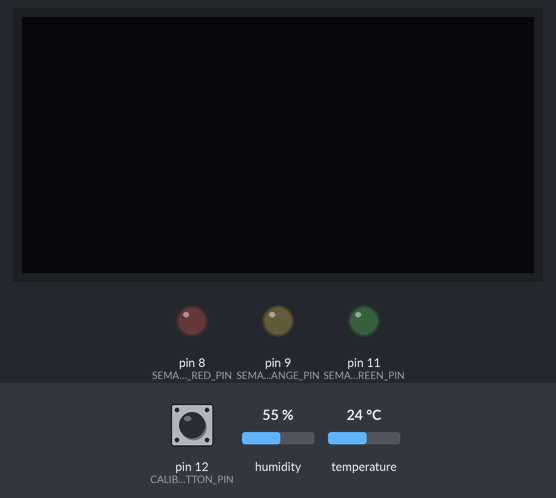
The sketch below on a simulated Arduino Uno, built with avr-gcc and run on an emulated ATmega328P. Parts: 128×64 one-colour display, output pins drawn as LEDs (lit = HIGH). Inputs (shaded band) come from the test bench; at power-on: humidity 55 %, temperature 24 °C, pin 12 (CALIBRATION_BUTTON_PIN) HIGH.

Above: at 1.3 s.
1.4 s: humidity set to 22 %
At 2.7 s:
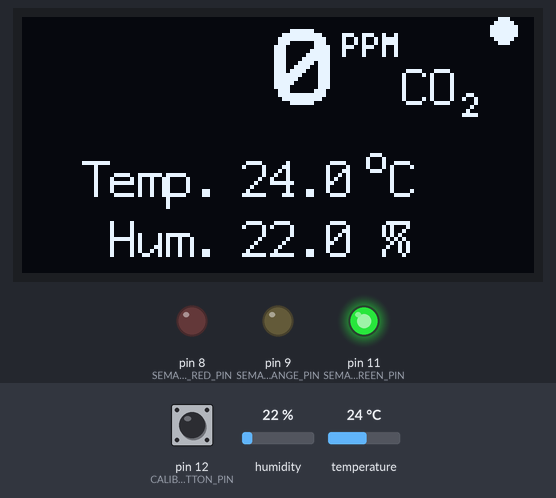
11.0 s: temperature set to 12 °C
At 13.9 s:
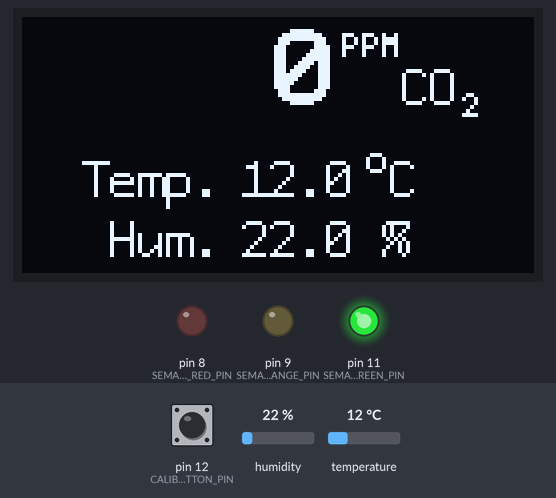
19.0 s: humidity set to 40 %
At 22.7 s:
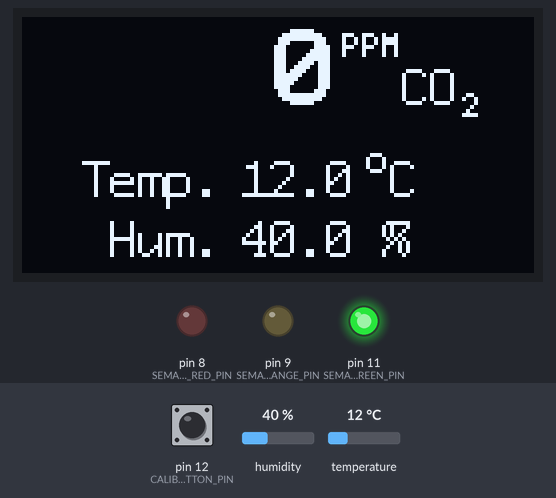
26.7 s: temperature set to 19 °C
At 29.5 s:
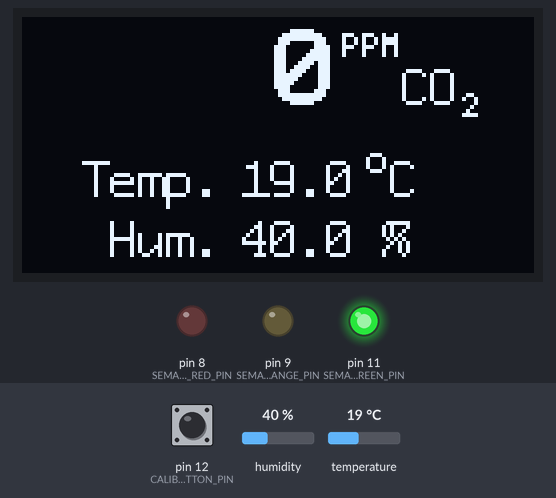
Timing chart, 0 to 31.0 s (numbered marks = the images above; inputs shaded):
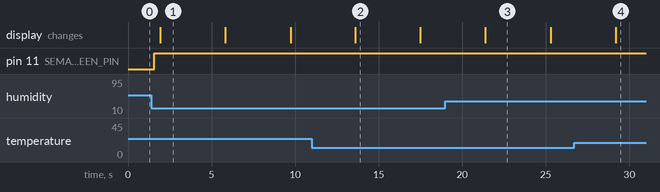

The sketch:

co2box.ino
```cpp
#include <Arduino.h>
#include <U8g2lib.h>
#include <SoftwareSerial.h>
#include "DHT.h"
#ifdef U8X8_HAVE_HW_SPI
#include <SPI.h>
#endif
#ifdef U8X8_HAVE_HW_I2C
#include <Wire.h>
#endif

// CO2 sensor
const int CO2_SENSOR_RX_PIN = 3;
const int CO2_SENSOR_TX_PIN = 2;
const int CALIBRATION_BUTTON_PIN = 12;

byte bufferCO2[9];
int co2ppm;
char co2ppmAsChar[5];

const byte SetResolutionTo2000PPM[] = {0xFF, 0x01, 0x99, 0x00, 0x00, 0x00, 0x07, 0xD0, 0x8F};
const byte SetResolutionTo10000PPM[] = {0xFF, 0x01, 0x99, 0x00, 0x00, 0x00, 0x27, 0x10, 0x2F};
const byte selfCalibrationZeroPointON[] = {0xFF, 0x01, 0x79, 0xA0, 0x00, 0x00, 0x00, 0x00, 0xE6};
const byte selfCalibrationZeroPointOFF[] = {0xFF, 0x01, 0x79, 0x00, 0x00, 0x00, 0x00, 0x00, 0x86};
const byte startZeroPointCalibration[] = {0xFF, 0x01, 0x87, 0x00, 0x00, 0x00, 0x00, 0x00, 0x78};
const byte readCO2[] = {0xFF, 0x01, 0x86, 0x00, 0x00, 0x00, 0x00, 0x00, 0x79};

SoftwareSerial CO2Sensor(CO2_SENSOR_RX_PIN, CO2_SENSOR_TX_PIN);

// DHT sensor
const int DHT_PIN = 5;
const int DHT_TYPE = DHT22;

DHT dht(DHT_PIN, DHT_TYPE);

float temperature;
float humidity;
char temperatureAsChar[5];
char humidityAsChar[5];

// Semaphore
const int SEMAPHORE_RED_PIN = 8;
const int SEMAPHORE_ORANGE_PIN = 9;
const int SEMAPHORE_GREEN_PIN = 11;

const int CO2_LIMIT_ORANGE = 600;
const int CO2_LIMIT_RED = 800;

// OLED
boolean toggleOLEDMarker = false;

U8G2_SH1106_128X64_NONAME_1_HW_I2C u8g2(U8G2_R0, U8X8_PIN_NONE);

void draw(int co2ppm, float temperature, float humidity) {
  dtostrf(co2ppm, 4, 0, co2ppmAsChar);
  dtostrf(temperature, 2, 1, temperatureAsChar);
  dtostrf(humidity, 2, 1, humidityAsChar);

  if (true == toggleOLEDMarker) {
    u8g2.drawDisc( 120, 3, 3);
  }

  u8g2.setFont(u8g_font_profont15);
  u8g2.drawStr( 95, 22, "CO");
  u8g2.setFont(u8g_font_profont10);
  u8g2.drawStr( 110, 25, "2");

  u8g2.setFont(u8g_font_profont29);
  u8g2.drawStr( 15, 22, co2ppmAsChar);
  u8g2.setFont(u8g_font_profont10);
  u8g2.drawStr( 80, 10, "PPM");

  u8g2.setFont(u8g_font_profont15);
  u8g2.drawStr( 15, 45, "Temp.");
  u8g2.drawStr( 55, 45, temperatureAsChar);
  u8g2.drawStr( 85, 45, "\260C");
  u8g2.drawStr( 15, 60, " Hum.");
  u8g2.drawStr( 55, 60, humidityAsChar);
  u8g2.drawStr( 90, 60, "%");
}

void changeSemaphore(int co2ppm) {
  digitalWrite(SEMAPHORE_RED_PIN, LOW);
  digitalWrite(SEMAPHORE_ORANGE_PIN, LOW);
  digitalWrite(SEMAPHORE_GREEN_PIN, LOW);

  if (co2ppm >= CO2_LIMIT_RED) {
    digitalWrite(SEMAPHORE_RED_PIN, HIGH);
  }

  if (co2ppm >= CO2_LIMIT_ORANGE && co2ppm < CO2_LIMIT_RED ) {
    digitalWrite(SEMAPHORE_ORANGE_PIN, HIGH);
  }

  if (co2ppm < CO2_LIMIT_ORANGE) {
    digitalWrite(SEMAPHORE_GREEN_PIN, HIGH);
  }
}

int readCO2ppm() {
  CO2Sensor.write(readCO2, 9);
  delay(500);
  CO2Sensor.readBytes(bufferCO2, 9);

  co2ppm = bufferCO2[2] * 256 + bufferCO2[3];

  return co2ppm;
}


void checkCalibrationButton() {
  if (LOW == digitalRead(CALIBRATION_BUTTON_PIN)) {
    CO2Sensor.write(startZeroPointCalibration, 9);
  }
}

void setup(void) {
  Serial.begin(9600);

  CO2Sensor.begin(9600);
  CO2Sensor.write(SetResolutionTo2000PPM, 9);
  CO2Sensor.write(selfCalibrationZeroPointOFF, 9);

  dht.begin();

  u8g2.begin();

  pinMode(SEMAPHORE_RED_PIN, OUTPUT);
  pinMode(SEMAPHORE_ORANGE_PIN, OUTPUT);
  pinMode(SEMAPHORE_GREEN_PIN, OUTPUT);

  pinMode(CALIBRATION_BUTTON_PIN, INPUT_PULLUP);
}

void loop(void) {
  co2ppm = readCO2ppm();
  humidity = dht.readHumidity();
  temperature = dht.readTemperature();

  changeSemaphore(co2ppm);

  checkCalibrationButton();

  toggleOLEDMarker = !toggleOLEDMarker;
  u8g2.firstPage();
  do {
    draw(co2ppm, temperature, humidity);
  } while ( u8g2.nextPage() );

  delay(2000);
}
```

Measured:
- after the input at 11.0 s, the display: changes after 2.6 s (image 2)
- after the input at 19.0 s, the display: changes after 2.4 s (image 3)
- after the input at 26.7 s, the display: changes after 2.5 s (image 4)
- what the display in image 1 shows lasts 3.9 s, from 1.9 s to 5.8 s
